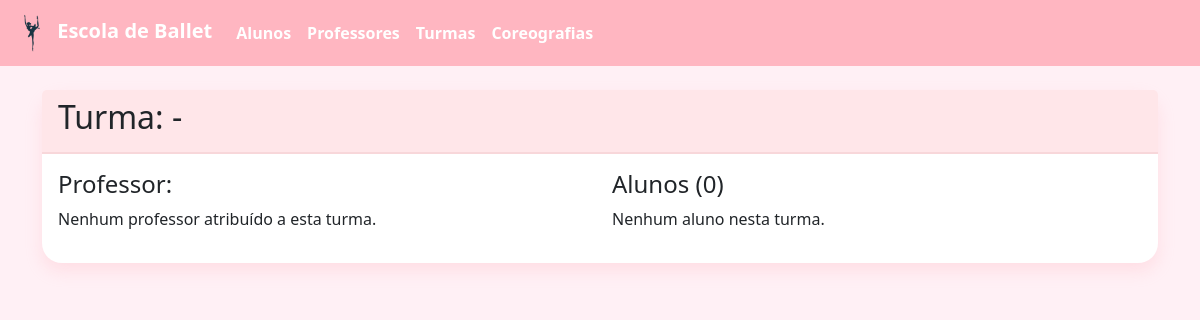
The page /turmas/1 on the database as committed earlier.
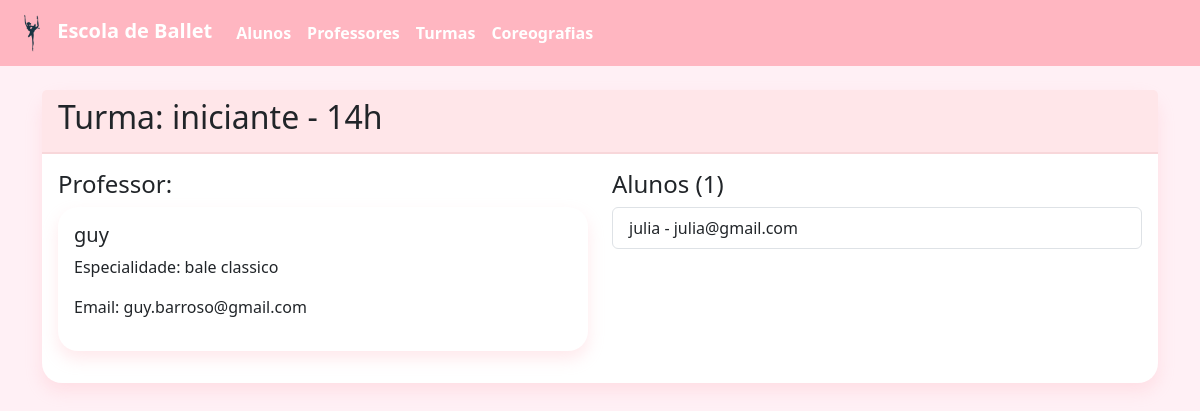
The same page on the database as committed later.
### tables this page shows
CREATE TABLE Turma (
    id INTEGER PRIMARY KEY AUTOINCREMENT,
    nivel TEXT NOT NULL DEFAULT 'iniciante',
    horario TEXT NOT NULL,
    sala TEXT NOT NULL,
    quantidade_max_alunos INTEGER,
    observacoes TEXT
);

CREATE TABLE Professor (
    id INTEGER PRIMARY KEY AUTOINCREMENT,
    nome TEXT NOT NULL,
    especialidade TEXT NOT NULL,
    email TEXT NOT NULL,
    telefone TEXT,
    certificacoes TEXT,
    turma_id INTEGER REFERENCES Turma(id)
);

CREATE TABLE Aluno (
    id INTEGER PRIMARY KEY AUTOINCREMENT,
    nome TEXT NOT NULL,
    data_nascimento DATE NOT NULL,
    email TEXT NOT NULL,
    telefone TEXT,
    endereco TEXT,
    turma_id INTEGER REFERENCES Turma(id)
);

### app.py (the view)
@app.route('/turmas/<int:id>')
def visualizar_turma(id):
    conn = conectar()
    cursor = conn.cursor()
    cursor.execute("SELECT * FROM Turma WHERE id = ?", (id,))
    turma = cursor.fetchone()
    cursor.execute("SELECT * FROM Professor WHERE turma_id = ?", (id,))
    professor = cursor.fetchone()
    cursor.execute("SELECT * FROM Aluno WHERE turma_id = ?", (id,))
    alunos = cursor.fetchall()
    conn.close()
    return render_template('turma_detalhes.html', turma=turma, professor=professor, alunos=alunos)

### db/connection.py (called while the page is built)
def conectar():
    return sqlite3.connect('ballet.db')

### templates/turma_detalhes.html
{% extends "base.html" %}
{% block content %}
<div class="card">
  <div class="card-header">
    <h2>Turma: {{ turma[1] }} - {{ turma[2] }}</h2>
  </div>
  <div class="card-body">
    <div class="row">
      <div class="col-md-6">
        <h4>Professor:</h4>
        {% if professor %}
        <div class="card mb-3">
          <div class="card-body">
            <h5>{{ professor[1] }}</h5>
            <p>Especialidade: {{ professor[2] }}</p>
            <p>Email: {{ professor[3] }}</p>
          </div>
        </div>
        {% else %}
        <p>Nenhum professor atribuído a esta turma.</p>
        {% endif %}
      </div>
      <div class="col-md-6">
        <h4>Alunos ({{ alunos|length }})</h4>
        {% if alunos %}
        <div class="list-group">
          {% for aluno in alunos %}
          <div class="list-group-item">
            {{ aluno[1] }} - {{ aluno[3] }}
          </div>
          {% endfor %}
        </div>
        {% else %}
        <p>Nenhum aluno nesta turma.</p>
        {% endif %}
      </div>
    </div>
  </div>
</div>
{% endblock %}

Rows that differ between the two databases and show on the page:
added Turma: nivel "iniciante", horario "14h"
added Professor: nome "guy", especialidade "bale classico", email "guy.barroso@gmail.com"
added Aluno: nome "julia", email "julia@gmail.com"
Other text that changed with them:
{{ alunos|length }}: "0" → "1"
text no longer shown: "Nenhum professor atribuído a esta turma. Nenhum aluno nesta turma."
text now shown: "Especialidade: Email:"
